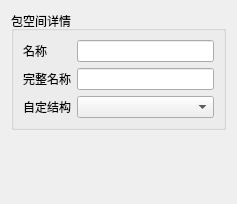
<?xml version="1.0" encoding="UTF-8"?>
<ui version="4.0">
 <class>PackageInformation</class>
 <widget class="QWidget" name="PackageInformation">
  <property name="geometry">
   <rect>
    <x>0</x>
    <y>0</y>
    <width>237</width>
    <height>204</height>
   </rect>
  </property>
  <property name="windowTitle">
   <string>Form</string>
  </property>
  <layout class="QVBoxLayout" name="verticalLayout">
   <item>
    <widget class="QGroupBox" name="groupBox">
     <property name="title">
      <string>包空间详情</string>
     </property>
     <layout class="QGridLayout" name="gridLayout">
      <item row="0" column="0">
       <widget class="QLabel" name="label">
        <property name="text">
         <string>名称</string>
        </property>
       </widget>
      </item>
      <item row="0" column="1">
       <widget class="QLineEdit" name="lineEdit_PackageName"/>
      </item>
      <item row="1" column="0">
       <widget class="QLabel" name="label_2">
        <property name="text">
         <string>完整名称</string>
        </property>
       </widget>
      </item>
      <item row="1" column="1">
       <widget class="QLineEdit" name="lineEdit_PackageCompleteName"/>
      </item>
      <item row="2" column="0">
       <widget class="QLabel" name="label_3">
        <property name="text">
         <string>自定结构</string>
        </property>
       </widget>
      </item>
      <item row="2" column="1">
       <widget class="QComboBox" name="comboBox_DataTypeDefinition">
        <property name="duplicatesEnabled">
         <bool>true</bool>
        </property>
       </widget>
      </item>
     </layout>
    </widget>
   </item>
   <item>
    <spacer name="verticalSpacer">
     <property name="orientation">
      <enum>Qt::Orientation::Vertical</enum>
     </property>
     <property name="sizeHint" stdset="0">
      <size>
       <width>20</width>
       <height>40</height>
      </size>
     </property>
    </spacer>
   </item>
  </layout>
 </widget>
 <resources/>
 <connections/>
</ui>
